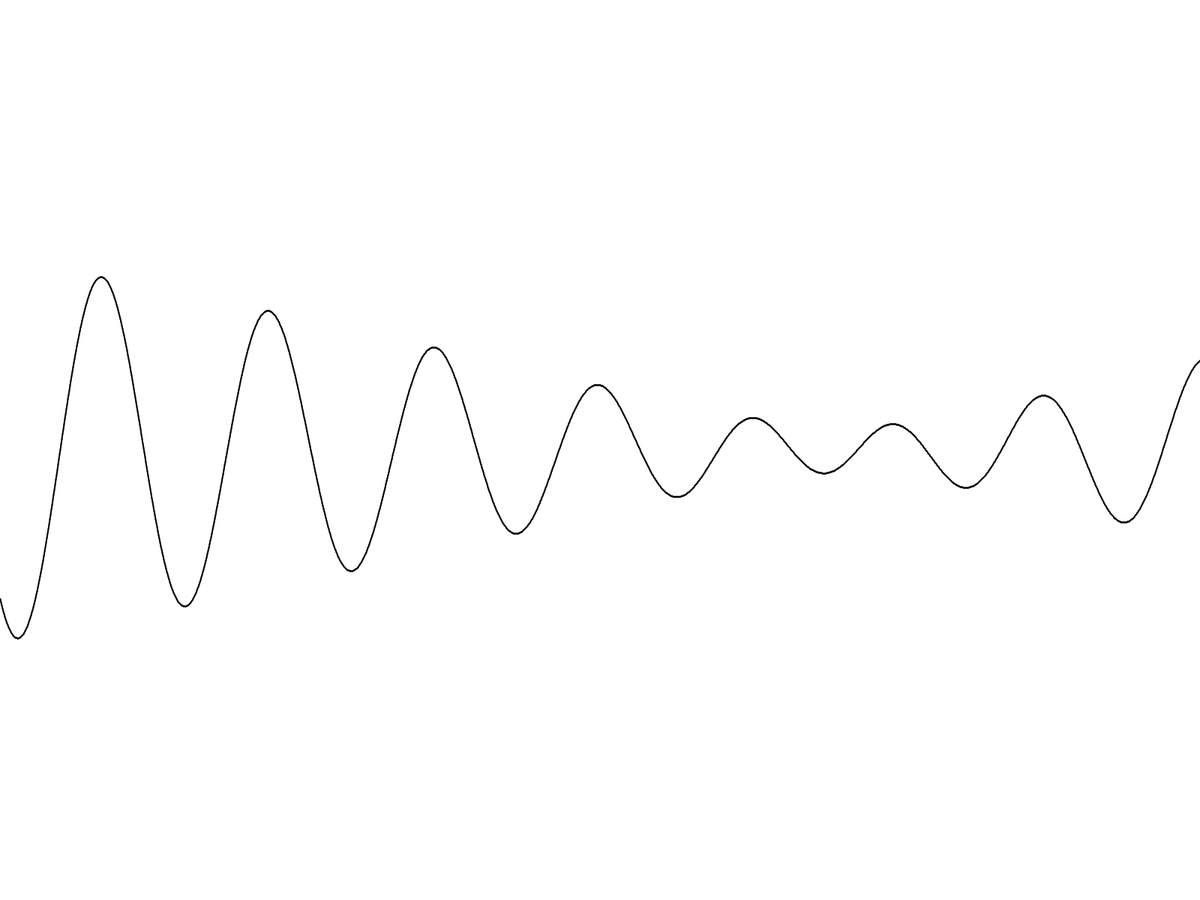
Frame 1 (no input)
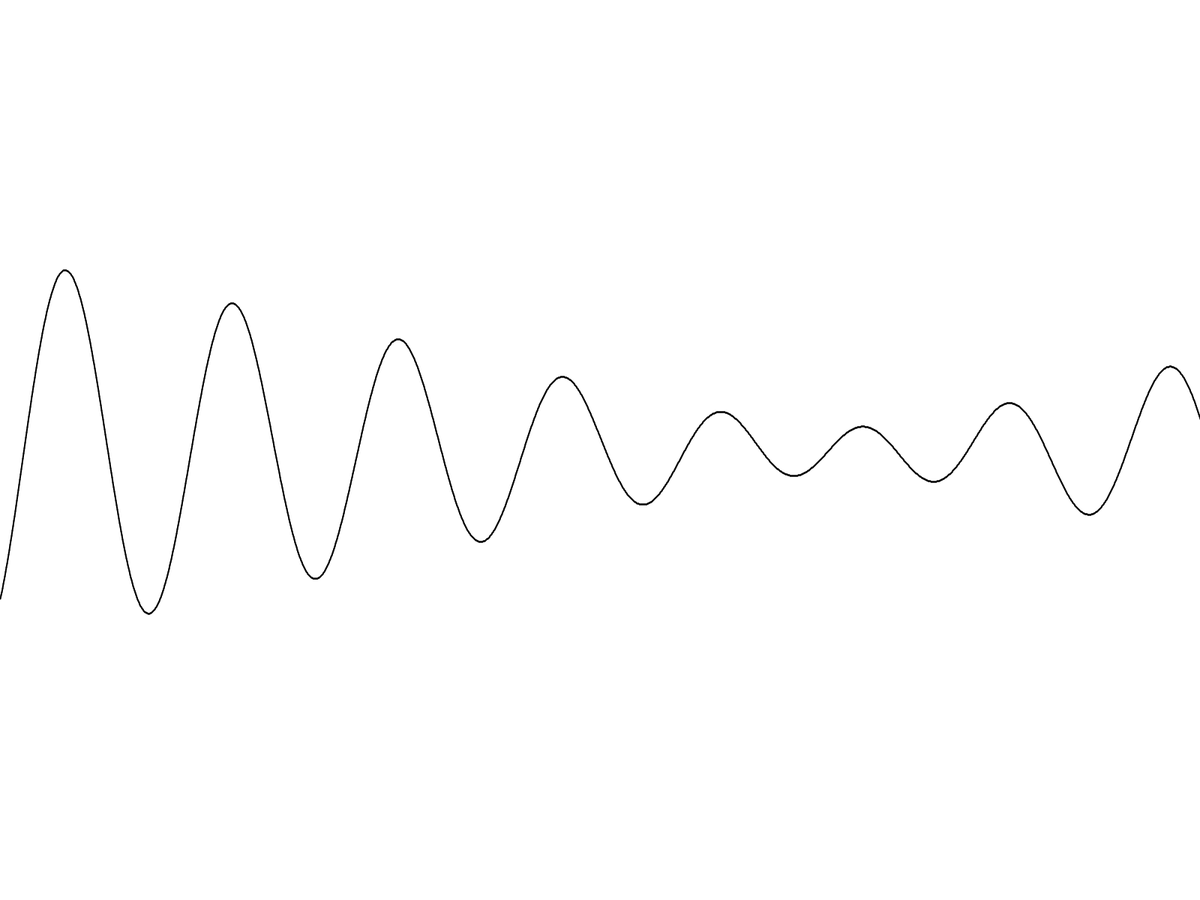
Frame 60 (the mouse pressed at the canvas centre just before this capture)
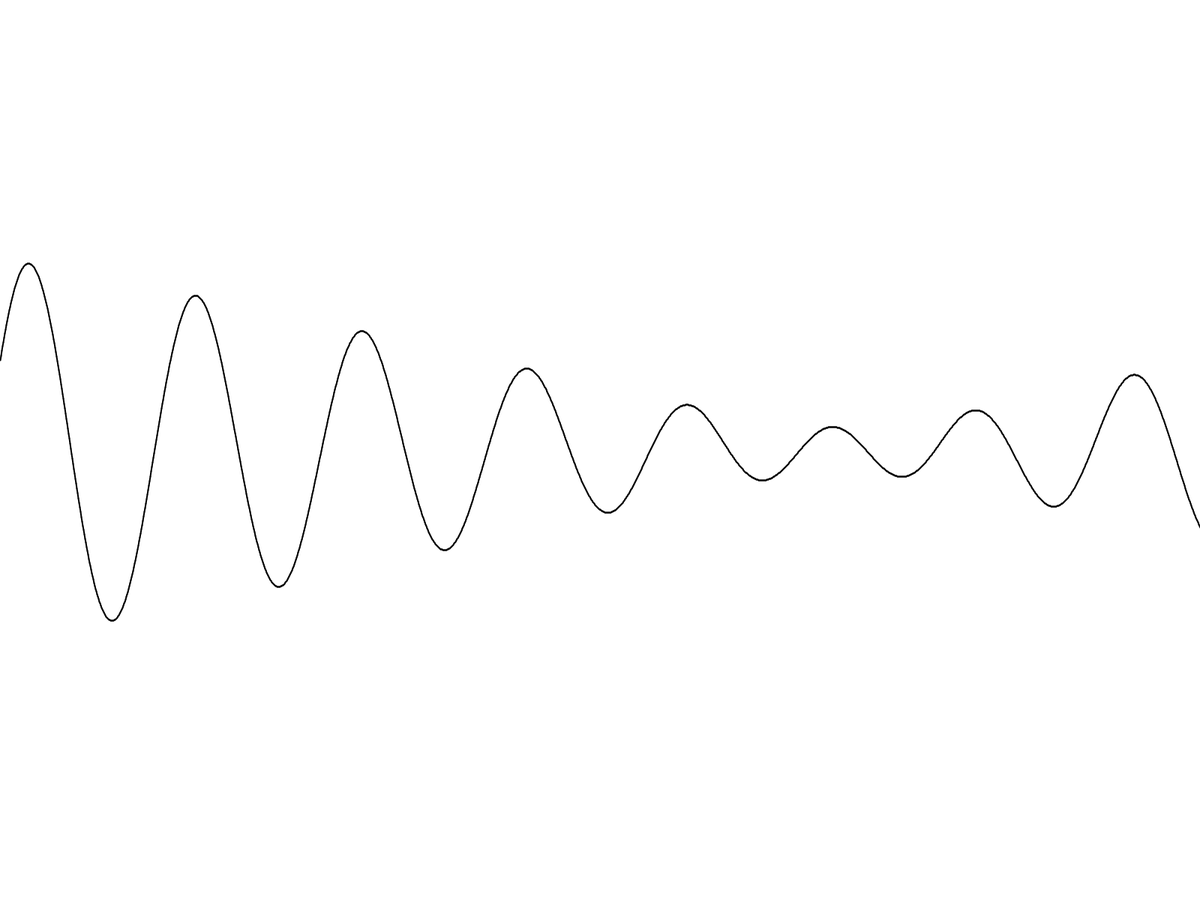
Frame 120 (the mouse held since frame 60 and released just before this capture)

The Processing sketch that drew these frames (run headless with seeded random() and noise(); from frame 60 on, the mouse is pressed at the canvas centre):

// Processing sketch: additive_waves
// ── additive_waves.pde
int xSpacing = 1; //distancia entre os pontos
int waveWidth;    //largura da onda
int maxWaves = 2; //numero total de ondas

float ang = 0.0;
float aAcc = 0.0;
float[] amp = new float[maxWaves]; //altura da onda
float[] dx = new float[maxWaves];  //
float[] yValues;                   //array pra guardar os valores de y

void setup() {
  //size(900,900);
  fullScreen(2);
  colorMode(HSB,255,255,255,100);
  smooth();
  waveWidth = width + 16;
  
  for(int i = 0; i < maxWaves; i++) {
    amp[i] = random(100,200);
    float period = random (100,600);
    dx[i] = (TWO_PI / period) * xSpacing;
  }
  
  yValues = new float[waveWidth/xSpacing];
}

void draw() {
  bg();
  calcWave();
  renderWave();
}

void bg() {
  pushMatrix();
  translate(0,0);
  noStroke();
  fill(255,255);
  rect(0,0,width,height);
  popMatrix();
}

void calcWave() {
  //aAcc = map(mouseX,0,width,0.02,90);
  //aAcc = 41.8721;
  aAcc = 0.023;
  println(aAcc, ang);
  ang += aAcc;
  if(ang > 200000) ang = 0;
  
  
  for (int i = 0; i < yValues.length; i++) {
    yValues[i] = 0;
  }
  
  for(int j = 0; j < maxWaves; j++) {
    float x = ang;
    for(int i = 0; i < yValues.length; i++) {
      if(j % 2 == 0) {
        yValues[i] += sin(x)*amp[j];
      } else {
        yValues[i] += cos(x)*amp[j];
      }
      x += dx[j];
    }
  }
}

void renderWave() {
  noStroke();
  fill(75,200,5);
  for(int x = 0; x < yValues.length; x++) {
    if(x > 0) {
    ellipseMode(CENTER);
    //ellipse(x*xSpacing,height/2+yValues[x],5,5);
    //ellipse((x-1)*xSpacing,height/2+yValues[x-1],2,2);
    }
    if(x > 0){
    stroke(map(x*xSpacing,0,width,70,90),175,0);
    strokeWeight(2);
    //line(x*xSpacing,height/2+yValues[x],(x-1)*xSpacing,height/2+yValues[x-1]);
    line((x)*xSpacing,height/2+yValues[x],(x-1)*xSpacing,height/2+yValues[x-1]);
    }
  }
}
